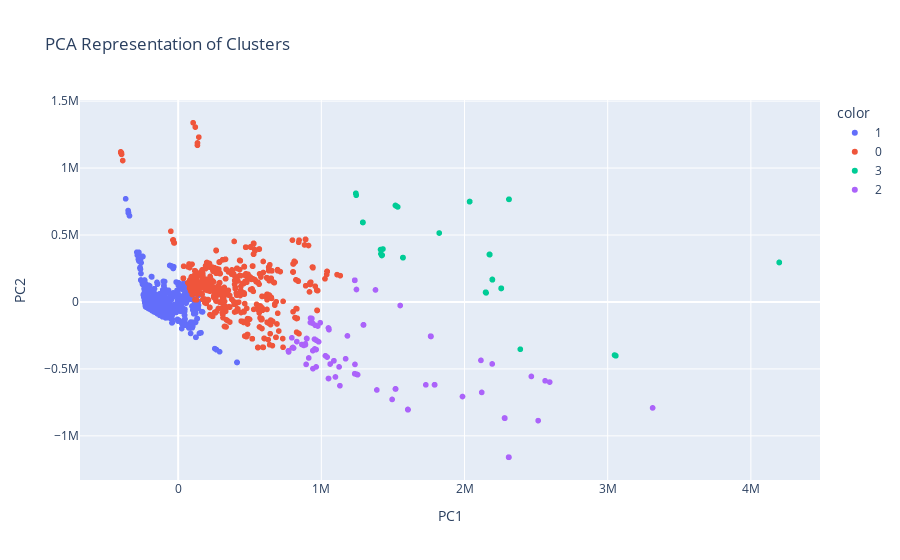

Source (notebook cell):
### Code cell
fig = px.scatter(
    data_frame = X_pca,
    x = "PC1",
    y = "PC2",
    color = labels.astype("str"),
    title = "PCA Representation of Clusters"
)
fig.update_layout(xaxis_title = "PC1", yaxis_title = "PC2")
fig.show()
